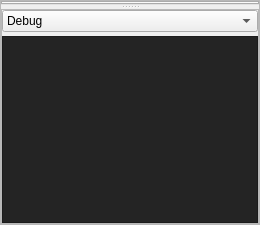
       <widget class="QFrame" name="frame_right">
        <property name="minimumSize">
         <size>
          <width>100</width>
          <height>0</height>
         </size>
        </property>
        <property name="frameShape">
         <enum>QFrame::StyledPanel</enum>
        </property>
        <property name="frameShadow">
         <enum>QFrame::Raised</enum>
        </property>
        <layout class="QVBoxLayout" name="verticalLayout_2">
         <property name="spacing">
          <number>6</number>
         </property>
         <property name="leftMargin">
          <number>0</number>
         </property>
         <property name="topMargin">
          <number>0</number>
         </property>
         <property name="rightMargin">
          <number>0</number>
         </property>
         <property name="bottomMargin">
          <number>0</number>
         </property>
         <item>
          <widget class="QSplitter" name="splitter">
           <property name="orientation">
            <enum>Qt::Vertical</enum>
           </property>
           <widget class="QTabWidget" name="tabs_main">
            <property name="currentIndex">
             <number>-1</number>
            </property>
           </widget>
           <widget class="QFrame" name="frame_logger">
            <property name="minimumSize">
             <size>
              <width>0</width>
              <height>100</height>
             </size>
            </property>
            <property name="frameShape">
             <enum>QFrame::StyledPanel</enum>
            </property>
            <property name="frameShadow">
             <enum>QFrame::Raised</enum>
            </property>
            <layout class="QVBoxLayout" name="verticalLayout_4">
             <property name="spacing">
              <number>4</number>
             </property>
             <property name="leftMargin">
              <number>0</number>
             </property>
             <property name="topMargin">
              <number>0</number>
             </property>
             <property name="rightMargin">
              <number>0</number>
             </property>
             <property name="bottomMargin">
              <number>0</number>
             </property>
             <item>
              <widget class="QComboBox" name="logger_level_comboBox">
               <property name="currentIndex">
                <number>2</number>
               </property>
               <item>
                <property name="text">
                 <string>Message</string>
                </property>
               </item>
               <item>
                <property name="text">
                 <string>OSC</string>
                </property>
               </item>
               <item>
                <property name="text">
                 <string>Debug</string>
                </property>
               </item>
               <item>
                <property name="text">
                 <string>Info</string>
                </property>
               </item>
              </widget>
             </item>
             <item>
              <widget class="QPlainTextEdit" name="base_console">
               <property name="palette">
                <palette>
                 <active>
                  <colorrole role="WindowText">
                   <brush brushstyle="SolidPattern">
                    <color alpha="255">
                     <red>177</red>
                     <green>177</green>
                     <blue>177</blue>
                    </color>
                   </brush>
                  </colorrole>
                  <colorrole role="Button">
                   <brush brushstyle="SolidPattern">
                    <color alpha="255">
                     <red>36</red>
                     <green>36</green>
                     <blue>36</blue>
                    </color>
                   </brush>
                  </colorrole>
                  <colorrole role="Text">
                   <brush brushstyle="SolidPattern">
                    <color alpha="255">
                     <red>177</red>
                     <green>177</green>
                     <blue>177</blue>
                    </color>
                   </brush>
                  </colorrole>
                  <colorrole role="ButtonText">
                   <brush brushstyle="SolidPattern">
                    <color alpha="255">
                     <red>177</red>
                     <green>177</green>
                     <blue>177</blue>
                    </color>
                   </brush>
                  </colorrole>
                  <colorrole role="Base">
                   <brush brushstyle="SolidPattern">
                    <color alpha="255">
                     <red>36</red>
                     <green>36</green>
                     <blue>36</blue>
                    </color>
                   </brush>
                  </colorrole>
                  <colorrole role="Window">
                   <brush brushstyle="SolidPattern">
                    <color alpha="255">
                     <red>36</red>
                     <green>36</green>
                     <blue>36</blue>
                    </color>
                   </brush>
                  </colorrole>
                  <colorrole role="Highlight">
                   <brush brushstyle="LinearGradientPattern">
                    <gradient startx="0.000000000000000" starty="0.000000000000000" endx="0.000000000000000" endy="1.000000000000000" type="LinearGradient" spread="PadSpread" coordinatemode="ObjectBoundingMode">
                     <gradientstop position="0.000000000000000">
                      <color alpha="255">
                       <red>255</red>
                       <green>160</green>
                       <blue>47</blue>
                      </color>
                     </gradientstop>
                     <gradientstop position="1.000000000000000">
                      <color alpha="255">
                       <red>215</red>
                       <green>128</green>
                       <blue>26</blue>
                      </color>
                     </gradientstop>
                    </gradient>
                   </brush>
                  </colorrole>
                  <colorrole role="PlaceholderText">
                   <brush brushstyle="NoBrush">
                    <color alpha="128">
                     <red>177</red>
                     <green>177</green>
                     <blue>177</blue>
                    </color>
                   </brush>
                  </colorrole>
                 </active>
                 <inactive>
                  <colorrole role="WindowText">
                   <brush brushstyle="SolidPattern">
                    <color alpha="255">
                     <red>177</red>
                     <green>177</green>
                     <blue>177</blue>
                    </color>
                   </brush>
                  </colorrole>
                  <colorrole role="Button">
                   <brush brushstyle="SolidPattern">
                    <color alpha="255">
                     <red>36</red>
                     <green>36</green>
                     <blue>36</blue>
                    </color>
                   </brush>
                  </colorrole>
                  <colorrole role="Text">
                   <brush brushstyle="SolidPattern">
                    <color alpha="255">
                     <red>177</red>
                     <green>177</green>
                     <blue>177</blue>
                    </color>
                   </brush>
                  </colorrole>
                  <colorrole role="ButtonText">
                   <brush brushstyle="SolidPattern">
                    <color alpha="255">
                     <red>177</red>
                     <green>177</green>
                     <blue>177</blue>
                    </color>
                   </brush>
                  </colorrole>
                  <colorrole role="Base">
                   <brush brushstyle="SolidPattern">
                    <color alpha="255">
                     <red>36</red>
                     <green>36</green>
                     <blue>36</blue>
                    </color>
                   </brush>
                  </colorrole>
                  <colorrole role="Window">
                   <brush brushstyle="SolidPattern">
                    <color alpha="255">
                     <red>36</red>
                     <green>36</green>
                     <blue>36</blue>
                    </color>
                   </brush>
                  </colorrole>
                  <colorrole role="Highlight">
                   <brush brushstyle="LinearGradientPattern">
                    <gradient startx="0.000000000000000" starty="0.000000000000000" endx="0.000000000000000" endy="1.000000000000000" type="LinearGradient" spread="PadSpread" coordinatemode="ObjectBoundingMode">
                     <gradientstop position="0.000000000000000">
                      <color alpha="255">
                       <red>255</red>
                       <green>160</green>
                       <blue>47</blue>
                      </color>
                     </gradientstop>
                     <gradientstop position="1.000000000000000">
                      <color alpha="255">
                       <red>215</red>
                       <green>128</green>
                       <blue>26</blue>
                      </color>
                     </gradientstop>
                    </gradient>
                   </brush>
                  </colorrole>
                  <colorrole role="PlaceholderText">
                   <brush brushstyle="NoBrush">
                    <color alpha="128">
                     <red>177</red>
                     <green>177</green>
                     <blue>177</blue>
                    </color>
                   </brush>
                  </colorrole>
                 </inactive>
                 <disabled>
                  <colorrole role="WindowText">
                   <brush brushstyle="SolidPattern">
                    <color alpha="255">
                     <red>64</red>
                     <green>64</green>
                     <blue>64</blue>
                    </color>
                   </brush>
                  </colorrole>
                  <colorrole role="Button">
                   <brush brushstyle="SolidPattern">
                    <color alpha="255">
                     <red>50</red>
                     <green>50</green>
                     <blue>50</blue>
                    </color>
                   </brush>
                  </colorrole>
                  <colorrole role="Text">
                   <brush brushstyle="SolidPattern">
                    <color alpha="255">
                     <red>64</red>
                     <green>64</green>
                     <blue>64</blue>
                    </color>
                   </brush>
                  </colorrole>
                  <colorrole role="ButtonText">
                   <brush brushstyle="SolidPattern">
                    <color alpha="255">
                     <red>64</red>
                     <green>64</green>
                     <blue>64</blue>
                    </color>
                   </brush>
                  </colorrole>
                  <colorrole role="Base">
                   <brush brushstyle="SolidPattern">
                    <color alpha="255">
                     <red>50</red>
                     <green>50</green>
                     <blue>50</blue>
                    </color>
                   </brush>
                  </colorrole>
                  <colorrole role="Window">
                   <brush brushstyle="SolidPattern">
                    <color alpha="255">
                     <red>50</red>
                     <green>50</green>
                     <blue>50</blue>
                    </color>
                   </brush>
                  </colorrole>
                  <colorrole role="Highlight">
                   <brush brushstyle="LinearGradientPattern">
                    <gradient startx="0.000000000000000" starty="0.000000000000000" endx="0.000000000000000" endy="1.000000000000000" type="LinearGradient" spread="PadSpread" coordinatemode="ObjectBoundingMode">
                     <gradientstop position="0.000000000000000">
                      <color alpha="255">
                       <red>255</red>
                       <green>160</green>
                       <blue>47</blue>
                      </color>
                     </gradientstop>
                     <gradientstop position="1.000000000000000">
                      <color alpha="255">
                       <red>215</red>
                       <green>128</green>
                       <blue>26</blue>
                      </color>
                     </gradientstop>
                    </gradient>
                   </brush>
                  </colorrole>
                  <colorrole role="PlaceholderText">
                   <brush brushstyle="NoBrush">
                    <color alpha="128">
                     <red>177</red>
                     <green>177</green>
                     <blue>177</blue>
                    </color>
                   </brush>
                  </colorrole>
                 </disabled>
                </palette>
               </property>
               <property name="font">
                <font>
                 <family>DroidSansMono</family>
                </font>
               </property>
               <property name="undoRedoEnabled">
                <bool>false</bool>
               </property>
               <property name="lineWrapMode">
                <enum>QPlainTextEdit::NoWrap</enum>
               </property>
               <property name="readOnly">
                <bool>true</bool>
               </property>
               <property name="centerOnScroll">
                <bool>false</bool>
               </property>
              </widget>
             </item>
            </layout>
           </widget>
          </widget>
         </item>
        </layout>
       </widget>
